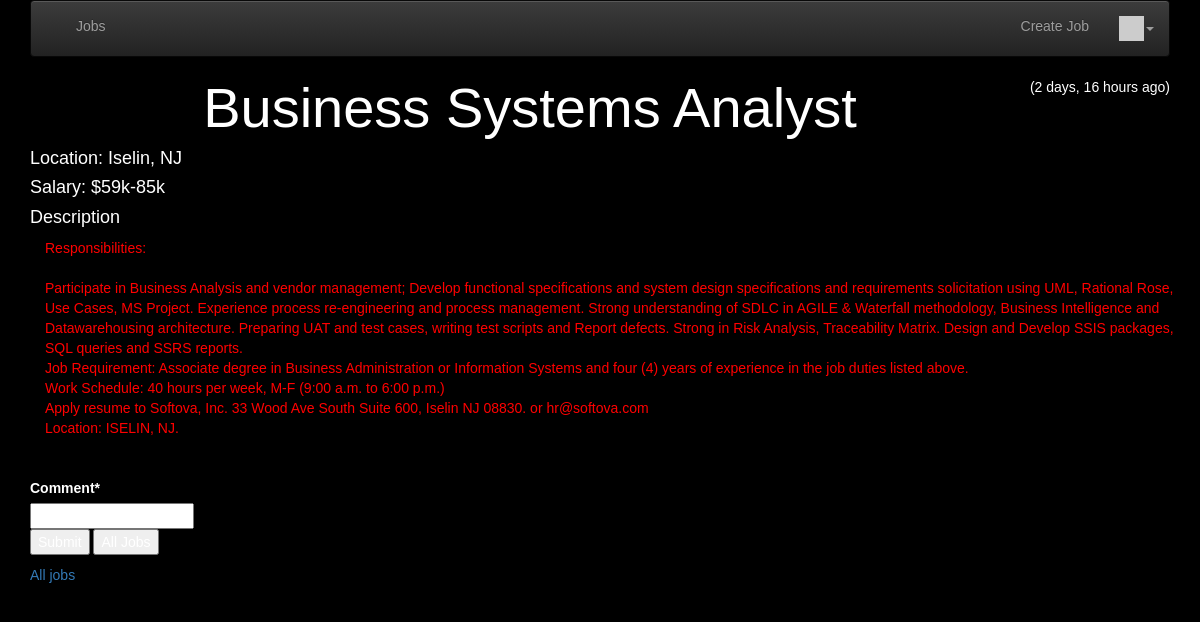
The page /job/201 (signed in) on the database its author committed.
### jobs/models.py (models this page shows, shortened)
class Job(models.Model) :
    title = models.CharField(
            max_length=200,
            validators=[MinLengthValidator(2, "Employer must be greater than 2 characters")]
    )
    employer = models.ForeignKey(Employer, on_delete=models.CASCADE,null=True)
    location = models.ForeignKey(Location, on_delete=models.CASCADE,null=True)
    salary_l = models.IntegerField(null=True)
    salary_h = models.IntegerField(null=True)
    description = models.TextField()
    owner = models.ForeignKey(settings.AUTH_USER_MODEL, on_delete=models.CASCADE,null=True)
    comments = models.ManyToManyField(settings.AUTH_USER_MODEL,
        through='Comment', related_name='comments_owned')
    created_at = models.DateTimeField(auto_now_add=True)
    updated_at = models.DateTimeField(auto_now=True)
    favorites = models.ManyToManyField(settings.AUTH_USER_MODEL,
        through='Fav', related_name='favorite_jobs')

class Location(models.Model) :
    name = models.CharField(
            max_length=200,
            validators=[MinLengthValidator(2, "Location must be greater than 2 characters")]
    )
    owner = models.ForeignKey(settings.AUTH_USER_MODEL, on_delete=models.CASCADE, null=True)
    def __str__(self) :
        return self.name

### jobs/views.py (the view)
# urls.py: path('job/<int:pk>', views.JobDetailView.as_view(), name='job_detail'),
class JobDetailView(OwnerDetailView):
    model = Job
    template_name = "jobs/job_detail.html"
    def get(self, request, pk) :
        x = Job.objects.get(id=pk)
        comments = Comment.objects.filter(job=x).order_by('-updated_at')
        comment_form = CommentForm()
        context = { 'job' : x, 'comments': comments, 'comment_form': comment_form }
        return render(request, self.template_name, context)

### jobs/forms.py
class CommentForm(forms.Form):
    comment = forms.CharField(required=True, max_length=500, min_length=3, strip=True)

### homepage/context_processors.py (called while the page is built)
def settings(request):
    return {
        'settings': django_settings,
    }

### homepage/templatetags/app_tags.py (called while the page is built)
@register.filter(name='gravatar')
def gravatar(user, size=35):
    email = str(user.email.strip().lower()).encode('utf-8')
    email_hash = md5(email).hexdigest()
    url = "//www.gravatar.com/avatar/{0}?s={1}&d=identicon&r=PG"
    return url.format(email_hash, size)

### jobs/templates/jobs/job_detail.html (shortened to what this page needs)
{% extends "base_menu.html" %}
{% load humanize %}
{% block head %}
<link rel="stylesheet" href="{% url 'jobs:static' 'bootstrap.css' %}">
{% endblock %}
{% block content %}
<span style="float: right;">
({{ job.updated_at|naturaltime }})
</span>
<h2>{{ job.title }}</h21>
<br>
<h4>Location: {{ job.location }}</h4>
<h4>Salary: ${{ job.salary_l }}k-{{ job.salary_h }}k</h4>
<h4 >Description</h4>
<div id='description' class='container'>
  <div class="row">
      <div class='col-lg-12' >
        <p>{{job.description|safe}}</p>
      </div>
  </div>
</div>
<p>
{% if user %}
<br clear="all"/>
<p>
{% load crispy_forms_tags %}
<form method="post" action="{% url 'jobs:job_comment_create' job.id %}">
    {{ comment_form|crispy }}
<input type="submit" value="Submit">
<input type="submit" value="All Jobs" onclick="window.location.href='{% url 'jobs:all' %}';return false;">
</form>
</p>
{% endif %}
</p>
<p>
<a href="{% url 'jobs:all' %}">All jobs</a>
</p>
{% endblock %}

### rows shown on the page
Job: updated_at "2 days, 16 hours ago", title "Business Systems Analyst", location "Iselin, NJ", salary_l "59", salary_h "85", description "Responsibilities: Participate in Business Analysis and vendor management; Develop functional specifications and system design specifications and requirements solicitation using UML, Rational Rose, Use Cases, MS Project. Experience process re-engineering and process management. Strong understanding of SDLC in AGILE & Waterfall methodology, Business Intelligence and Datawarehousing architecture. Preparing UAT and test cases, writing test scripts and Report defects. Strong in Risk Analysis, Traceability Matrix. Design and Develop SSIS packages, SQL queries and SSRS reports. Job Requirement: Associate degree in Business Administration or Information Systems and four (4) years of experience in…"
